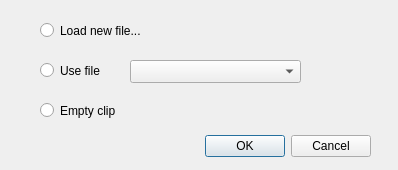
<?xml version="1.0" encoding="UTF-8"?>
<ui version="4.0">
 <class>Dialog</class>
 <widget class="QDialog" name="Dialog">
  <property name="geometry">
   <rect>
    <x>0</x>
    <y>0</y>
    <width>398</width>
    <height>170</height>
   </rect>
  </property>
  <property name="windowTitle">
   <string>Dialog</string>
  </property>
  <widget class="QDialogButtonBox" name="buttonBox">
   <property name="geometry">
    <rect>
     <x>30</x>
     <y>130</y>
     <width>341</width>
     <height>32</height>
    </rect>
   </property>
   <property name="orientation">
    <enum>Qt::Horizontal</enum>
   </property>
   <property name="standardButtons">
    <set>QDialogButtonBox::Cancel|QDialogButtonBox::Ok</set>
   </property>
  </widget>
  <widget class="QRadioButton" name="emptyButton">
   <property name="geometry">
    <rect>
     <x>40</x>
     <y>100</y>
     <width>99</width>
     <height>21</height>
    </rect>
   </property>
   <property name="text">
    <string>Empty clip</string>
   </property>
  </widget>
  <widget class="QRadioButton" name="newButton">
   <property name="geometry">
    <rect>
     <x>40</x>
     <y>20</y>
     <width>141</width>
     <height>21</height>
    </rect>
   </property>
   <property name="text">
    <string>Load new file...</string>
   </property>
  </widget>
  <widget class="QRadioButton" name="useButton">
   <property name="geometry">
    <rect>
     <x>40</x>
     <y>60</y>
     <width>70</width>
     <height>21</height>
    </rect>
   </property>
   <property name="text">
    <string>Use file</string>
   </property>
  </widget>
  <widget class="QComboBox" name="fileList">
   <property name="geometry">
    <rect>
     <x>130</x>
     <y>60</y>
     <width>171</width>
     <height>23</height>
    </rect>
   </property>
  </widget>
 </widget>
 <resources/>
 <connections>
  <connection>
   <sender>buttonBox</sender>
   <signal>accepted()</signal>
   <receiver>Dialog</receiver>
   <slot>accept()</slot>
   <hints>
    <hint type="sourcelabel">
     <x>248</x>
     <y>254</y>
    </hint>
    <hint type="destinationlabel">
     <x>157</x>
     <y>274</y>
    </hint>
   </hints>
  </connection>
  <connection>
   <sender>buttonBox</sender>
   <signal>rejected()</signal>
   <receiver>Dialog</receiver>
   <slot>reject()</slot>
   <hints>
    <hint type="sourcelabel">
     <x>316</x>
     <y>260</y>
    </hint>
    <hint type="destinationlabel">
     <x>286</x>
     <y>274</y>
    </hint>
   </hints>
  </connection>
 </connections>
</ui>
